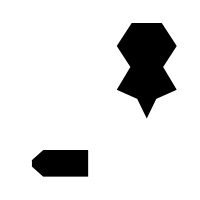
#> input picture Greedy_Increamental_Self-Deployment/Maps/map22/M_0022.png, 200 x 200 px
$ python grid_generator_map22.py
#> lines starting #> are read from the running program, lines starting #| are printed output that depends on the picture; after the words box and inside, x2 and y2 are one past the last pixel; in counts of white or black regions, pixels touching at a corner belong together
from PIL import Image
import numpy as np
import matplotlib.pyplot as plt

# Load and resize the image to 285x300
img_path = "M_0022.png"
image = Image.open(img_path).convert("L").resize((285, 300))  # Convert to grayscale and resize
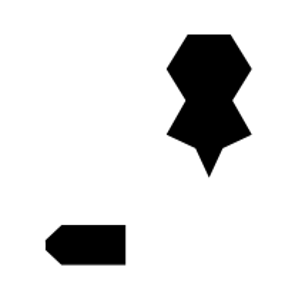
#> image: PIL image 285x300 L; min 0, max 255, mean 223.1

# Convert to numpy array
image_array = np.array(image)

# Thresholding: consider pixel value < 128 as black (1), else white (-1)
grid = np.where(image_array < 128, 1, -1)
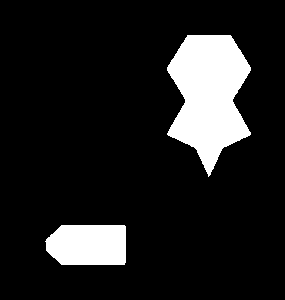
#> grid: shape (300, 285) int64; values -1 (black) and 1 (white), 12.5% white; 2 white regions, box (x1, y1, x2, y2) and area: (167, 35, 251, 177) 7701, (45, 225, 126, 265) 2971

# Create an RGB image for visualization
img = np.zeros((grid.shape[0], grid.shape[1], 3))

unknown_mask = grid == -1
print(unknown_mask)
#> (printed output is left out)
img[unknown_mask] = [0.7, 0.7, 0.7]

occupied_mask = grid == 1
img[occupied_mask] = [0, 0, 0]


plt.imshow(img)
plt.title("Grid Visualization Map 22")
plt.show()
